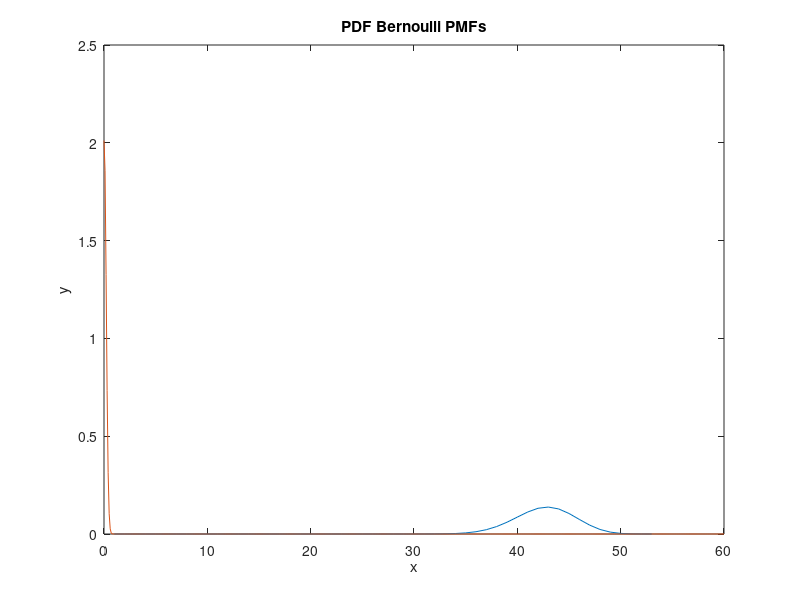

Here is the MATLAB script that generated this plot:
%
%  Proj3_3       : Generate the data needed for 6.1 part 3
%
% ECE 384 Matlab Project
% (c) Daniel Noyes, MIT License

%Clear Matlab
clear
clc
close all

%Allow saving printed plots
PrintPlot = 0;
Sequences = 10000;

p = 0.8;
k = 0:1;

%calculate the Bernoulli PMFs
u = (p.^k).*(1-p).^(1-k);

for i = 0:50
    
    q =(p.^k).*(1-p).^(1-k);
    
    u = conv(q,u);
    
end


%Mean
M_u = mean(u)

%variance
V_u = std(u)

%Calculate the Gaussian
Mu = M_u;
SigmaSqr = V_u;
Sigma = sqrt(SigmaSqr);
x = 0:0.1:60;
Gnum = normpdf(x,Mu,Sigma);


%plot u the 50 integrated Bernoulli PMFs
figure(1)
plot(u)
hold on
plot(x,Gnum)
title('PDF Bernoulli PMFs')
xlabel('x')
ylabel('y')


if PrintPlot
    print('-dpng','-r100','Part3_Y.png')
end
